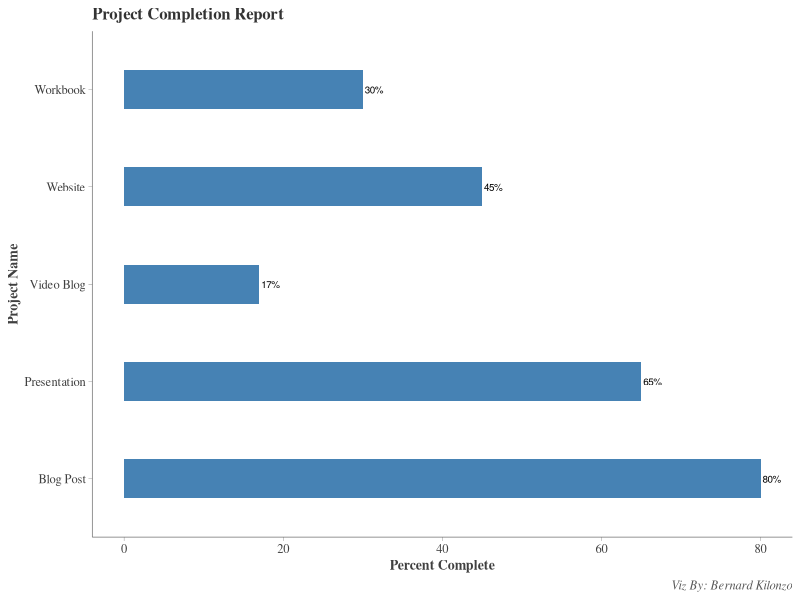
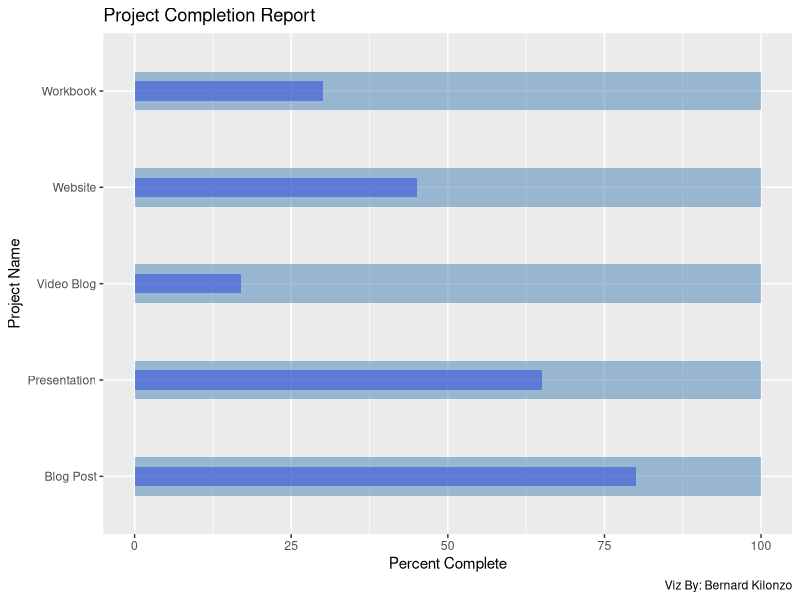

The R source for these figures, in order:
setwd("C:\\Users\\berna\\OneDrive\\Desktop\\Production\\dataviz\\code\\Progress bar chart")

#load libraries
library(tidyverse)

#create data
data<-data.frame(ID = 1:5,
                 Project_Task = c("Blog Post","Presentation","Workbook","Website","Video Blog"),
                 percent_complete =c(80,65,30,45,17))

#creating progress bar chart (a simple bar chart)
data%>%ggplot(aes(y = Project_Task, x = percent_complete))+
  geom_bar(stat = "identity", fill = "steelblue", width = 0.4)+
  geom_text(aes(label = paste0(percent_complete,"%")),size =2.5, vjust = 0.5, hjust = -0.1)+
  labs(y = "Project Name", x = "Percent Complete",
       title = "Project Completion Report", caption = "Viz By: Bernard Kilonzo")+
  theme(panel.background = element_blank(),
        axis.ticks = element_line(color = "gray30", linewidth = 0.1),
        axis.line = element_line(color = "gray30", linewidth = 0.2),
        axis.title = element_text(family = "serif", face = "bold", color = "gray25",size = 10),
        axis.text = element_text(family = "serif", color = "gray25", size = 9),
        plot.title = element_text(family = "serif", face = "bold", size = 12, color = "gray20"),
        plot.caption = element_text(family = "serif", face = "italic", size = 9, color = "gray35"))

#adding a new column computing 100% complete
data<-data%>%mutate(complete_project = 100)

#creating progress bar chart (as a bar-in-bar chart)
data%>%ggplot(aes(y = Project_Task))+
  geom_bar(aes(x = percent_complete), stat = "identity", width = 0.2, fill = "blue", alpha = 0.5)+
  geom_bar(aes(x = complete_project), stat = "identity", width = 0.4, fill = "steelblue", alpha = 0.5)+
  labs(title = "Project Completion Report", caption = "Viz By: Bernard Kilonzo",
       x = "Percent Complete", y = "Project Name")
